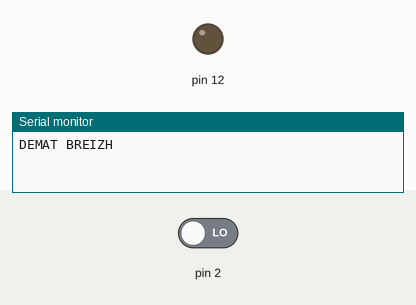
Recording of a sketch running on a simulated Arduino Uno, built with avr-gcc and run on an emulated ATmega328P. Shown: output pins drawn as LEDs (lit = HIGH), the last lines printed to the serial monitor. Inputs (shaded band) come from the test bench; at power-on: pin 2 LOW.

Above: at 1.2 s.
1.3 s: pin 2 driven HIGH
At 3.0 s:
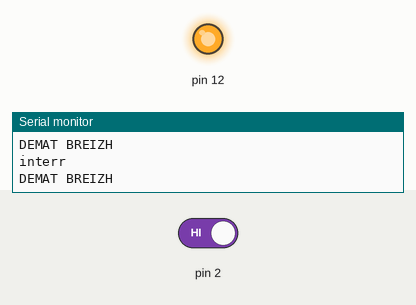
3.5 s: pin 2 driven LOW
At 4.5 s:
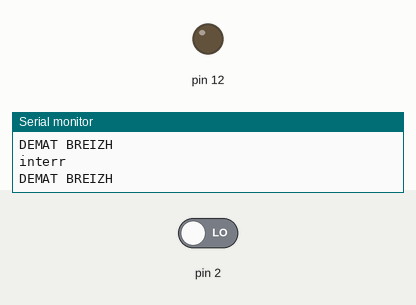
Timing chart, 0 to 6.5 s (numbered marks = the images above; inputs shaded):
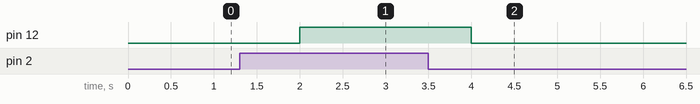

Measured:
- after the input at 1.3 s, pin 12: LOW → HIGH after 0.70 s
- after the input at 3.5 s, pin 12: HIGH → LOW after 0.50 s

The sketch:

tp2_interrupt.ino
```cpp
void setup() {
  // put your setup code here, to run once:
  Serial.begin (9600);
  pinMode (2, INPUT);
  pinMode(12,OUTPUT);
  attachInterrupt(INT0, turnOnLight, CHANGE);

}

volatile bool ledState = false;

void loop() {
  // put your main code here, to run repeatedly:
Serial.print ("DEMAT BREIZH\n");
delay (2000);
digitalWrite (12,ledState);
}

void turnOnLight (void) {
  Serial.println ("interr");
ledState = !ledState;
  //digitalWrite (12, !digitalRead(12));

}
```
